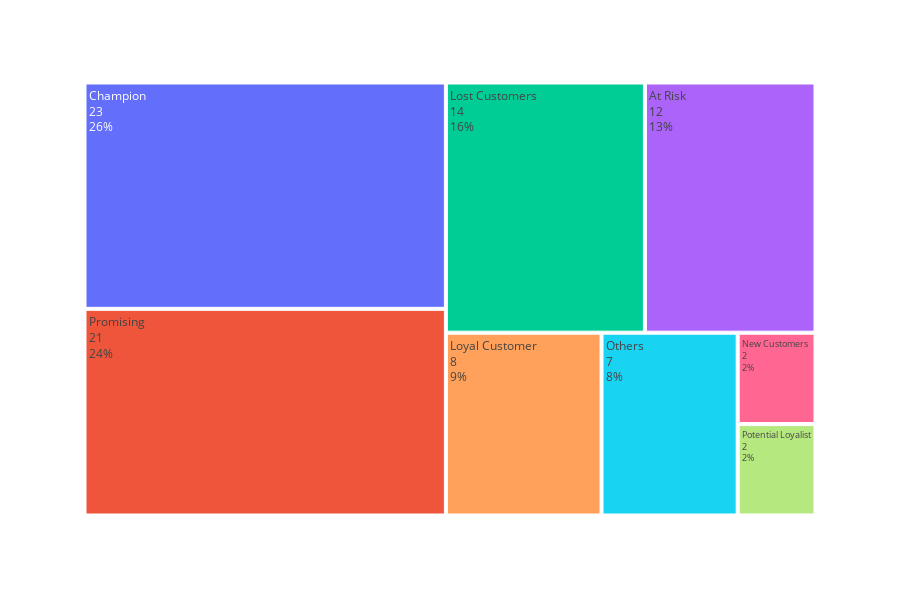

Write notebook code for a chart like this one.
### Code cell
#treemap of segments by number of customrs
fig = px.treemap(df_customer,path=['segment'],width=900,height=600)
fig.data[0].textinfo = 'label+text+value+percent entry'
fig.show()

### Figure 1 — Plotly figure (JSON) as saved in the notebook; plotly's stock layout.template omitted (floating-point values rounded to 4 significant figures)
{"data": [{"branchvalues": "total", "domain": {"x": [0, 1], "y": [0, 1]}, "hovertemplate": "labels=%{label}<br>count=%{value}<br>parent=%{parent}<br>id=%{id}<extra></extra>", "ids": ["At Risk", "Champion", "Lost Customers", "Loyal Customer", "New Customers", "Others", "Potential Loyalist", "Promising"], "labels": ["At Risk", "Champion", "Lost Customers", "Loyal Customer", "New Customers", "Others", "Potential Loyalist", "Promising"], "name": "", "parents": ["", "", "", "", "", "", "", ""], "textinfo": "label+text+value+percent entry", "type": "treemap", "values": [12, 23, 14, 8, 2, 7, 2, 21]}], "layout": {"height": 600, "legend": {"tracegroupgap": 0}, "margin": {"t": 60}, "width": 900}}
